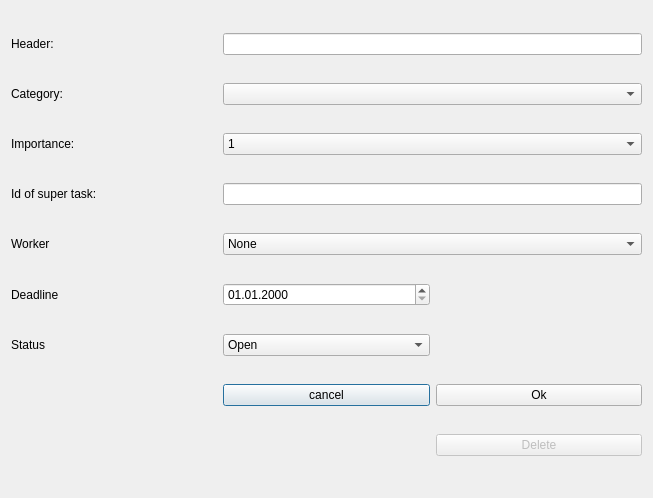
<?xml version="1.0" encoding="UTF-8"?>
<ui version="4.0">
 <class>newTaskDialog</class>
 <widget class="QDialog" name="newTaskDialog">
  <property name="enabled">
   <bool>true</bool>
  </property>
  <property name="geometry">
   <rect>
    <x>0</x>
    <y>0</y>
    <width>653</width>
    <height>498</height>
   </rect>
  </property>
  <property name="acceptDrops">
   <bool>true</bool>
  </property>
  <property name="windowTitle">
   <string>New Task</string>
  </property>
  <layout class="QGridLayout" name="gridLayout">
   <item row="4" column="1" colspan="2">
    <widget class="QComboBox" name="comboBox_4">
     <item>
      <property name="text">
       <string>None</string>
      </property>
     </item>
    </widget>
   </item>
   <item row="6" column="0">
    <widget class="QLabel" name="label_8">
     <property name="text">
      <string>Status</string>
     </property>
    </widget>
   </item>
   <item row="3" column="1" colspan="2">
    <widget class="QLineEdit" name="lineEdit_2"/>
   </item>
   <item row="0" column="1" colspan="2">
    <widget class="QLineEdit" name="lineEdit"/>
   </item>
   <item row="8" column="0">
    <widget class="QLabel" name="label_6">
     <property name="text">
      <string/>
     </property>
    </widget>
   </item>
   <item row="1" column="1" colspan="2">
    <widget class="QComboBox" name="comboBox"/>
   </item>
   <item row="8" column="1">
    <widget class="QPushButton" name="pushButton">
     <property name="text">
      <string>cancel</string>
     </property>
    </widget>
   </item>
   <item row="2" column="1" colspan="2">
    <widget class="QComboBox" name="comboBox_2">
     <item>
      <property name="text">
       <string>1</string>
      </property>
     </item>
     <item>
      <property name="text">
       <string>2</string>
      </property>
     </item>
     <item>
      <property name="text">
       <string>3</string>
      </property>
     </item>
    </widget>
   </item>
   <item row="0" column="0">
    <widget class="QLabel" name="label">
     <property name="text">
      <string>Header:</string>
     </property>
    </widget>
   </item>
   <item row="1" column="0">
    <widget class="QLabel" name="label_2">
     <property name="text">
      <string>Category:</string>
     </property>
    </widget>
   </item>
   <item row="2" column="0">
    <widget class="QLabel" name="label_3">
     <property name="text">
      <string>Importance:</string>
     </property>
    </widget>
   </item>
   <item row="3" column="0">
    <widget class="QLabel" name="label_4">
     <property name="text">
      <string>Id of super task:</string>
     </property>
    </widget>
   </item>
   <item row="4" column="0">
    <widget class="QLabel" name="label_5">
     <property name="text">
      <string>Worker</string>
     </property>
    </widget>
   </item>
   <item row="8" column="2">
    <widget class="QPushButton" name="pushButton_2">
     <property name="text">
      <string>Ok</string>
     </property>
    </widget>
   </item>
   <item row="5" column="0">
    <widget class="QLabel" name="label_7">
     <property name="text">
      <string>Deadline</string>
     </property>
    </widget>
   </item>
   <item row="6" column="1">
    <widget class="QComboBox" name="comboBox_3">
     <item>
      <property name="text">
       <string>Open</string>
      </property>
     </item>
     <item>
      <property name="text">
       <string>Closed</string>
      </property>
     </item>
    </widget>
   </item>
   <item row="5" column="1">
    <widget class="QDateEdit" name="dateEdit">
     <property name="displayFormat">
      <string>dd.MM.yyyy</string>
     </property>
    </widget>
   </item>
   <item row="9" column="2">
    <widget class="QPushButton" name="pushButton_3">
     <property name="enabled">
      <bool>false</bool>
     </property>
     <property name="text">
      <string>Delete</string>
     </property>
    </widget>
   </item>
  </layout>
 </widget>
 <resources/>
 <connections/>
</ui>
